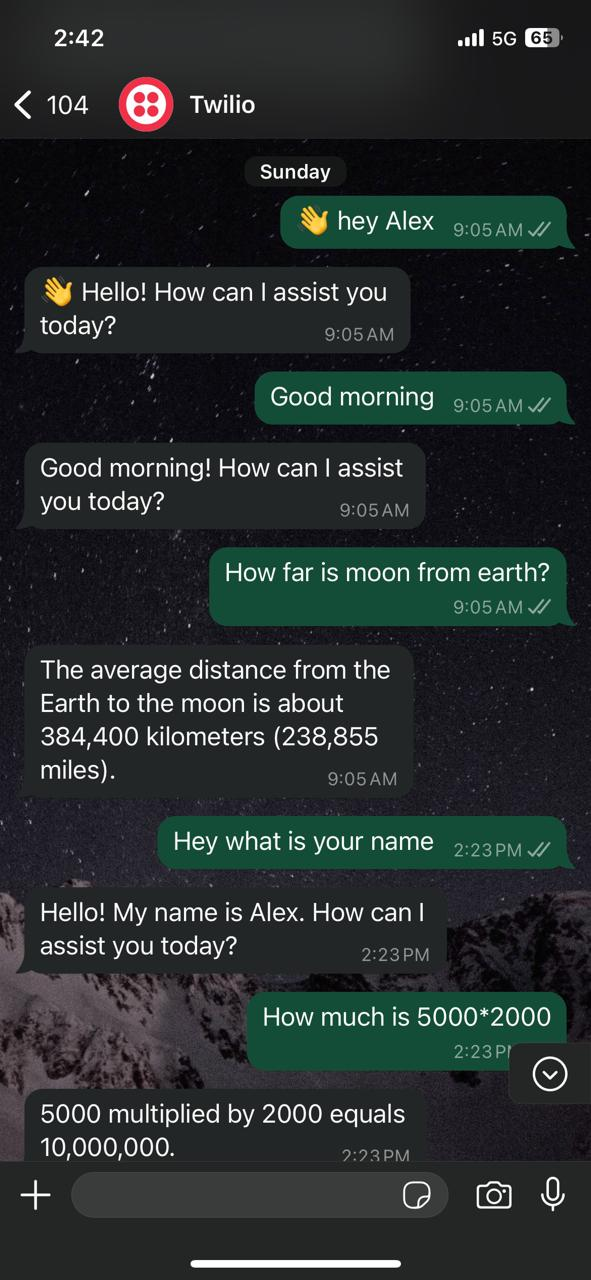
#> input picture twilio.jpg, 591 x 1280 px
$ python test2.py   (older library calls are emulated)
#> lines starting #> are read from the running program, lines starting #| are printed output that depends on the picture
from PIL import Image

# Open the image
image = Image.open("twilio.jpg")
#> image is the input picture: PIL image 591x1280 RGB; mean R, G, B 38.1, 45.4, 44.9

# Resize while maintaining aspect ratio
new_size = (image.width // 2, image.height // 2)  # Adjust factor as needed
#> new_size = (295, 640)
resized_image = image.resize(new_size, Image.ANTIALIAS)
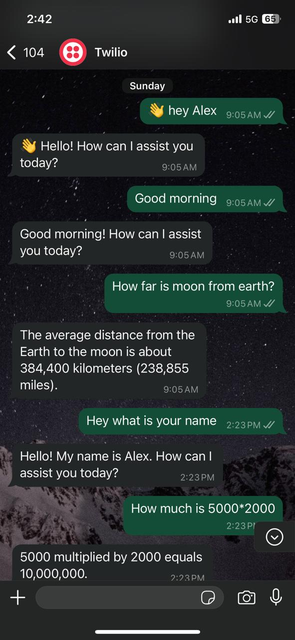
#> resized_image: PIL image 295x640 RGB; mean R, G, B 38.1, 45.3, 44.9

# Save the resized image
resized_image.save("screenshot_resized.png")
